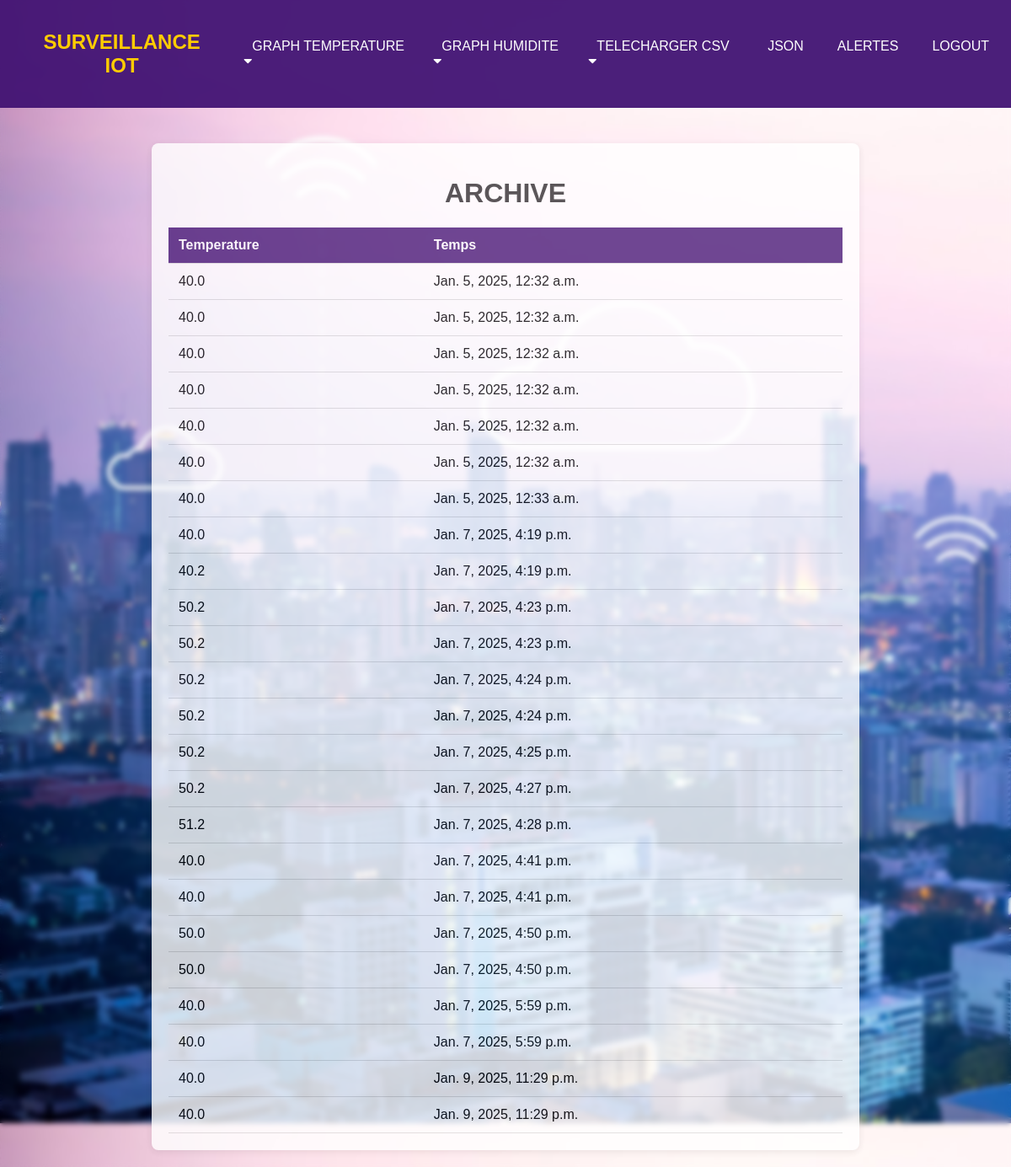
The page /archive (signed in) on the database its author committed.
### DHT/models.py (models this page shows, shortened)
class Incident(models.Model):
    temperature = models.FloatField()
    timestamp = models.DateTimeField(auto_now_add=True)

### DHT/views.py (the view)
# urls.py: path('archive', views.archive_view, name='archive'),
def archive_view(request):
    incidents = Incident.objects.all()
    return render(request, 'archive.html', {'incidents': incidents})

### templates/archive.html (shortened to what this page needs)
{% extends 'navBar.html' %}
{% load static %}
{% block index %}
<html lang="en">
<head>
</head>
<body>
    <div class="container">
        <h1>ARCHIVE</h1>
        <table>
            <thead>
                <tr>
                    <th>Temperature</th>
                    <th>Temps</th>
                </tr>
            </thead>
            <tbody>
                {% for incident in incidents %}
                    <tr>
                        <td>{{ incident.temperature }}</td>
                        <td>{{ incident.timestamp }}</td>
                    </tr>
                {% empty %}
                    <tr>
                        <td colspan="2">No incidents recorded.</td>
                    </tr>
                {% endfor %}
            </tbody>
        </table>
    </div>
</body>
</html>
{% endblock index %}

### templates/navBar.html (style rules this page uses)
body { font-family: fantasy; margin: 0; padding: 0; background-color: #f4f4f4; }

### templates/archive.html (style rules this page uses)
body { font-family: Arial, sans-serif; margin: 0; padding: 20px; background-image: url('static/images/hp2.jpg'); backdrop-filter: blur(3px); }
h1 { text-align: center; color: #333; }
.container { max-width: 800px; margin: auto; background-color: #fff; padding: 20px; border-radius: 8px; box-shadow: 0 2px 10px rgba(0, 0, 0, 0.1); opacity: 0.8; margin-top: 150px; }
table { width: 100%; border-collapse: collapse; margin-top: 20px; }
th, td { padding: 12px; text-align: left; border-bottom: 1px solid #ddd; }
th { background-color: rgba(64, 17, 114, 0.94); color: white; }

### rows shown on the page
Incident: temperature "40.0", timestamp "Jan. 5, 2025, 12:32 a.m."
Incident: temperature "40.0", timestamp "Jan. 5, 2025, 12:32 a.m."
Incident: temperature "40.0", timestamp "Jan. 5, 2025, 12:32 a.m."
Incident: temperature "40.0", timestamp "Jan. 5, 2025, 12:32 a.m."
Incident: temperature "40.0", timestamp "Jan. 5, 2025, 12:32 a.m."
Incident: temperature "40.0", timestamp "Jan. 5, 2025, 12:32 a.m."
Incident: temperature "40.0", timestamp "Jan. 5, 2025, 12:33 a.m."
Incident: temperature "40.0", timestamp "Jan. 7, 2025, 4:19 p.m."
Incident: temperature "40.2", timestamp "Jan. 7, 2025, 4:19 p.m."
Incident: temperature "50.2", timestamp "Jan. 7, 2025, 4:23 p.m."
Incident: temperature "50.2", timestamp "Jan. 7, 2025, 4:23 p.m."
Incident: temperature "50.2", timestamp "Jan. 7, 2025, 4:24 p.m."
Incident: temperature "50.2", timestamp "Jan. 7, 2025, 4:24 p.m."
Incident: temperature "50.2", timestamp "Jan. 7, 2025, 4:25 p.m."
Incident: temperature "50.2", timestamp "Jan. 7, 2025, 4:27 p.m."
Incident: temperature "51.2", timestamp "Jan. 7, 2025, 4:28 p.m."
Incident: temperature "40.0", timestamp "Jan. 7, 2025, 4:41 p.m."
Incident: temperature "40.0", timestamp "Jan. 7, 2025, 4:41 p.m."
Incident: temperature "50.0", timestamp "Jan. 7, 2025, 4:50 p.m."
Incident: temperature "50.0", timestamp "Jan. 7, 2025, 4:50 p.m."
Incident: temperature "40.0", timestamp "Jan. 7, 2025, 5:59 p.m."
Incident: temperature "40.0", timestamp "Jan. 7, 2025, 5:59 p.m."
Incident: temperature "40.0", timestamp "Jan. 9, 2025, 11:29 p.m."
Incident: temperature "40.0", timestamp "Jan. 9, 2025, 11:29 p.m."
